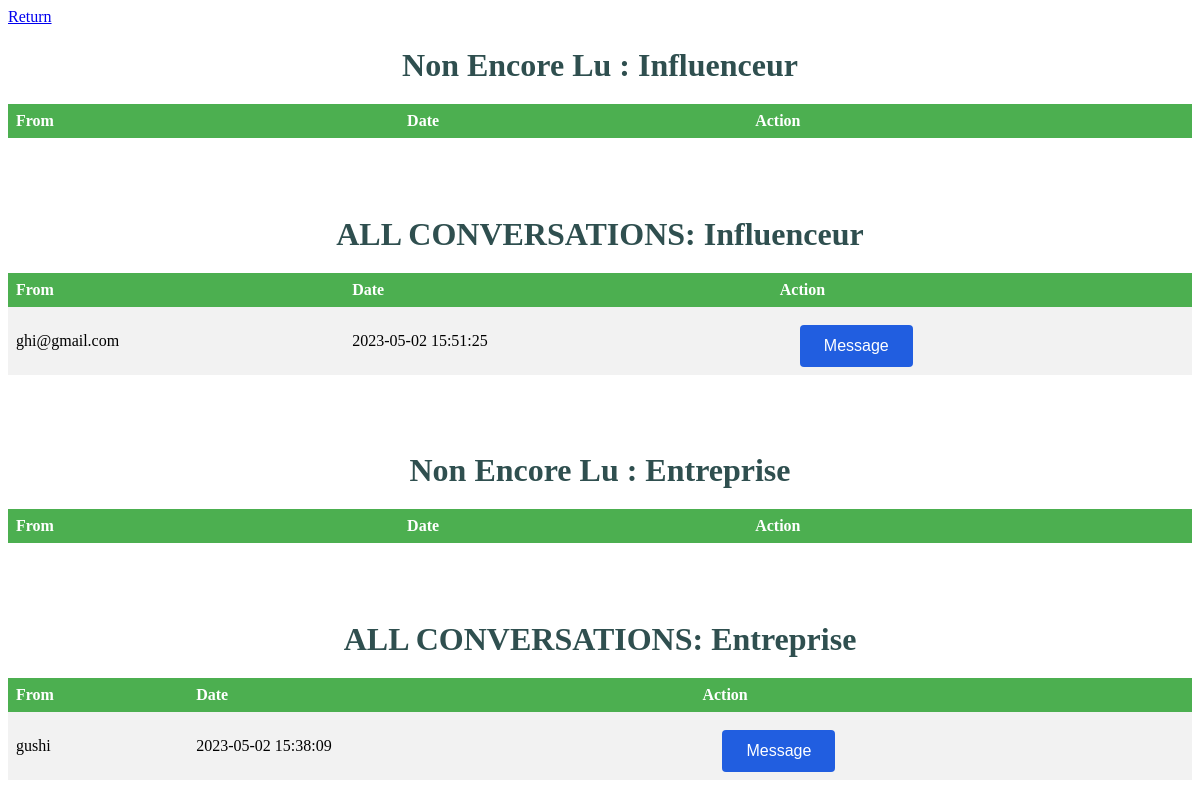
The app's page /mess.php (signed in) with its own data.
### tables this page shows
CREATE TABLE `admin_messages` (
  `message_id` int(11) NOT NULL,
  `user_id` int(11) NOT NULL,
  `user_type` varchar(255) NOT NULL,
  `sender_type` varchar(255) NOT NULL,
  `message_text` text NOT NULL,
  `timestamp` datetime NOT NULL,
  `read_` int(1) DEFAULT NULL
);

CREATE TABLE `influencer` (
  `id` int(6) UNSIGNED NOT NULL,
  `lastname` varchar(30) NOT NULL,
  `firstname` varchar(30) NOT NULL,
  `email` varchar(30) NOT NULL,
  `password` varchar(30) NOT NULL,
  `age` int(6) NOT NULL
);

CREATE TABLE `entreprise` (
  `id` int(11) NOT NULL,
  `Name` varchar(255) NOT NULL,
  `logo` varchar(255) DEFAULT NULL,
  `ca` int(11) DEFAULT NULL,
  `email` char(255) NOT NULL,
  `password` char(255) NOT NULL
);

### mess.php (the view, shortened to what this page needs)
<?php
include 'database.php';
?>
<!DOCTYPE html>
<html lang="en">
<head>
    <link rel="stylesheet" href="./css/admindash.css">
</head>
<body>
<?php
echo "<nav>";
echo "<a href='dashboardadmin.php'>Return</a>";
echo "</nav>";
echo "<h1>Non Encore Lu : Influenceur</h1>";
echo "<table>";
echo "<th>From</th><th>Date</th><th>Action</th>";
    echo "</table>";
    echo "<br><br>";
        echo "<h1><center>ALL CONVERSATIONS: Influenceur</center></h1>";
$sql = "SELECT * FROM admin_messages join influencer on admin_messages.user_id = influencer.id WHERE user_type='influenceur' group by user_id  order by timestamp ";
$result = mysqli_query($conn, $sql);
echo "<table>";
echo "<th>From</th><th>Date</th><th>Action</th>";
foreach ($result as $row) {
    echo "<tr>";
    echo "<td>" .$row['email'] . "</td>";
    echo "<td>".$row['timestamp']."</td>";
               echo "<td>";
        echo "<form method='post'>";
        echo "<button type='submit' class='message-btn' name='message'>Message</button>";
        echo "</form>";
        echo "</td>";
        echo "</tr>";
    }
    echo "</table>";
echo "<br><br>";
    echo "<h1>Non Encore Lu : Entreprise</h1>";
echo "<table>";
echo "<th>From</th><th>Date</th><th>Action</th>";
    echo "</table>";
echo "<br><br>";
    echo "<h1><center>ALL CONVERSATIONS: Entreprise</center></h1>";
$sql = "SELECT * FROM admin_messages join entreprise on admin_messages.user_id = entreprise.id WHERE  user_type like 'entreprise' group by user_id  order by timestamp ";
$result = mysqli_query($conn, $sql);
echo "<table>";
echo "<th>From</th><th>Date</th><th>Action</th>";
foreach ($result as $row) {
    echo "<tr>";
    echo "<td>" .$row['Name'] . "</td>";
    echo "<td>".$row['timestamp']."</td>";
               echo "<td>";
        echo "<form method='post'>";
        echo "<button type='submit' class='message-btn' name='message'>Message</button>";
        echo "</form>";
        echo "</td>";
        echo "</tr>";
    }
    echo "</table>";
echo "<br><br>";
       ?>
</body>
</html>

### css/admindash.css (style rules this page uses)
table { border-collapse: collapse; width: 100%; margin-bottom: 20px; }
th, td { text-align: left; padding: 8px; font-size: 16px; }
th { background-color: #4CAF50; color: white; }
tr:nth-child(even) { background-color: #f2f2f2 }
h1, h3 { text-align: center; color: #2F4F4F; margin-bottom: 20px; }
.message-btn { background-color: #215ee0; color: white; border: none; padding: 12px 24px; font-size: 16px; border-radius: 4px; cursor: pointer; transition: background-color 0.3s ease; margin-left: 20px; margin-top: 10px; }

### records on screen
admin_messages: influencer.email "ghi@gmail.com", timestamp "2023-05-02 15:51:25"
admin_messages: entreprise.Name "gushi", timestamp "2023-05-02 15:38:09"
